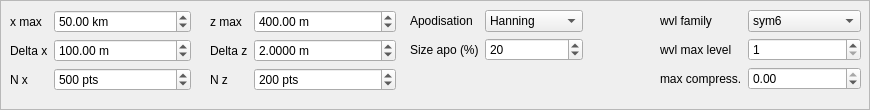
     <widget class="QFrame" name="frame_2">
      <property name="minimumSize">
       <size>
        <width>400</width>
        <height>110</height>
       </size>
      </property>
      <property name="maximumSize">
       <size>
        <width>16777215</width>
        <height>110</height>
       </size>
      </property>
      <property name="frameShape">
       <enum>QFrame::StyledPanel</enum>
      </property>
      <property name="frameShadow">
       <enum>QFrame::Raised</enum>
      </property>
      <widget class="QWidget" name="layoutWidget">
       <property name="geometry">
        <rect>
         <x>410</x>
         <y>10</y>
         <width>173</width>
         <height>91</height>
        </rect>
       </property>
       <layout class="QFormLayout" name="formLayout_4">
        <item row="0" column="0">
         <widget class="QLabel" name="apodisationLabel">
          <property name="text">
           <string>Apodisation</string>
          </property>
         </widget>
        </item>
        <item row="0" column="1">
         <widget class="QComboBox" name="apodisationComboBox">
          <item>
           <property name="text">
            <string>Hanning</string>
           </property>
          </item>
         </widget>
        </item>
        <item row="1" column="0">
         <widget class="QLabel" name="sizeApoLabel">
          <property name="text">
           <string>Size apo (%)</string>
          </property>
         </widget>
        </item>
        <item row="1" column="1">
         <widget class="QSpinBox" name="sizeApoSpinBox">
          <property name="locale">
           <locale language="English" country="UnitedStates"/>
          </property>
          <property name="keyboardTracking">
           <bool>false</bool>
          </property>
          <property name="maximum">
           <number>50</number>
          </property>
          <property name="value">
           <number>20</number>
          </property>
         </widget>
        </item>
       </layout>
      </widget>
      <widget class="QWidget" name="layoutWidget">
       <property name="geometry">
        <rect>
         <x>660</x>
         <y>10</y>
         <width>201</width>
         <height>91</height>
        </rect>
       </property>
       <layout class="QFormLayout" name="formLayout_6">
        <item row="0" column="0">
         <widget class="QLabel" name="wvlFamilyLabel">
          <property name="enabled">
           <bool>true</bool>
          </property>
          <property name="font">
           <font>
            <italic>false</italic>
            <kerning>true</kerning>
           </font>
          </property>
          <property name="text">
           <string>wvl family</string>
          </property>
         </widget>
        </item>
        <item row="0" column="1">
         <widget class="QComboBox" name="wvlFamilyComboBox">
          <property name="editable">
           <bool>false</bool>
          </property>
          <property name="currentText">
           <string>sym6</string>
          </property>
          <property name="currentIndex">
           <number>0</number>
          </property>
          <item>
           <property name="text">
            <string>sym6</string>
           </property>
          </item>
          <item>
           <property name="text">
            <string>sym8</string>
           </property>
          </item>
         </widget>
        </item>
        <item row="1" column="1">
         <widget class="QSpinBox" name="wvlMaxLevelSpinBox">
          <property name="locale">
           <locale language="English" country="UnitedStates"/>
          </property>
          <property name="keyboardTracking">
           <bool>false</bool>
          </property>
          <property name="minimum">
           <number>1</number>
          </property>
          <property name="maximum">
           <number>50</number>
          </property>
         </widget>
        </item>
        <item row="2" column="1">
         <widget class="QDoubleSpinBox" name="maxCompressionDoubleSpinBox">
          <property name="locale">
           <locale language="English" country="UnitedStates"/>
          </property>
          <property name="keyboardTracking">
           <bool>false</bool>
          </property>
          <property name="minimum">
           <double>-200.000000000000000</double>
          </property>
          <property name="maximum">
           <double>0.000000000000000</double>
          </property>
         </widget>
        </item>
        <item row="1" column="0">
         <widget class="QLabel" name="wvlMaxLevelLabel">
          <property name="text">
           <string>wvl max level</string>
          </property>
         </widget>
        </item>
        <item row="2" column="0">
         <widget class="QLabel" name="maxCompressionLabel">
          <property name="text">
           <string>max compress.</string>
          </property>
         </widget>
        </item>
       </layout>
      </widget>
      <widget class="QWidget" name="layoutWidget">
       <property name="geometry">
        <rect>
         <x>10</x>
         <y>10</y>
         <width>181</width>
         <height>92</height>
        </rect>
       </property>
       <layout class="QFormLayout" name="formLayout">
        <item row="0" column="0">
         <widget class="QLabel" name="xMaxKmLabel">
          <property name="text">
           <string>x max</string>
          </property>
         </widget>
        </item>
        <item row="0" column="1">
         <widget class="QDoubleSpinBox" name="xMaxKmDoubleSpinBox">
          <property name="locale">
           <locale language="English" country="UnitedStates"/>
          </property>
          <property name="keyboardTracking">
           <bool>false</bool>
          </property>
          <property name="suffix">
           <string> km</string>
          </property>
          <property name="maximum">
           <double>50000.000000000000000</double>
          </property>
          <property name="value">
           <double>50.000000000000000</double>
          </property>
         </widget>
        </item>
        <item row="1" column="0">
         <widget class="QLabel" name="deltaXMLabel_2">
          <property name="text">
           <string>Delta x</string>
          </property>
         </widget>
        </item>
        <item row="1" column="1">
         <widget class="QDoubleSpinBox" name="deltaXMDoubleSpinBox">
          <property name="locale">
           <locale language="English" country="UnitedStates"/>
          </property>
          <property name="keyboardTracking">
           <bool>false</bool>
          </property>
          <property name="suffix">
           <string> m</string>
          </property>
          <property name="maximum">
           <double>500000.000000000000000</double>
          </property>
          <property name="value">
           <double>100.000000000000000</double>
          </property>
         </widget>
        </item>
        <item row="2" column="0">
         <widget class="QLabel" name="nXLabel">
          <property name="text">
           <string>N x</string>
          </property>
         </widget>
        </item>
        <item row="2" column="1">
         <widget class="QSpinBox" name="nXSpinBox">
          <property name="locale">
           <locale language="English" country="UnitedStates"/>
          </property>
          <property name="keyboardTracking">
           <bool>false</bool>
          </property>
          <property name="suffix">
           <string> pts</string>
          </property>
          <property name="prefix">
           <string/>
          </property>
          <property name="maximum">
           <number>500000</number>
          </property>
          <property name="value">
           <number>500</number>
          </property>
         </widget>
        </item>
       </layout>
      </widget>
      <widget class="QWidget" name="layoutWidget">
       <property name="geometry">
        <rect>
         <x>210</x>
         <y>10</y>
         <width>186</width>
         <height>92</height>
        </rect>
       </property>
       <layout class="QFormLayout" name="formLayout_3">
        <item row="0" column="0">
         <widget class="QLabel" name="zMaxMLabel">
          <property name="text">
           <string>z max</string>
          </property>
         </widget>
        </item>
        <item row="1" column="0">
         <widget class="QLabel" name="deltaZMLabel">
          <property name="text">
           <string>Delta z</string>
          </property>
         </widget>
        </item>
        <item row="1" column="1">
         <widget class="QDoubleSpinBox" name="deltaZMDoubleSpinBox">
          <property name="locale">
           <locale language="English" country="UnitedStates"/>
          </property>
          <property name="keyboardTracking">
           <bool>false</bool>
          </property>
          <property name="prefix">
           <string/>
          </property>
          <property name="suffix">
           <string> m</string>
          </property>
          <property name="decimals">
           <number>4</number>
          </property>
          <property name="maximum">
           <double>50000.000000000000000</double>
          </property>
          <property name="value">
           <double>2.000000000000000</double>
          </property>
         </widget>
        </item>
        <item row="2" column="0">
         <widget class="QLabel" name="nZLabel">
          <property name="text">
           <string>N z</string>
          </property>
         </widget>
        </item>
        <item row="0" column="1">
         <widget class="QDoubleSpinBox" name="zMaxMDoubleSpinBox">
          <property name="locale">
           <locale language="English" country="UnitedStates"/>
          </property>
          <property name="keyboardTracking">
           <bool>false</bool>
          </property>
          <property name="suffix">
           <string> m</string>
          </property>
          <property name="maximum">
           <double>10000000.000000000000000</double>
          </property>
          <property name="value">
           <double>400.000000000000000</double>
          </property>
         </widget>
        </item>
        <item row="2" column="1">
         <widget class="QSpinBox" name="nZSpinBox">
          <property name="locale">
           <locale language="English" country="UnitedStates"/>
          </property>
          <property name="keyboardTracking">
           <bool>false</bool>
          </property>
          <property name="suffix">
           <string> pts</string>
          </property>
          <property name="maximum">
           <number>1000000</number>
          </property>
          <property name="value">
           <number>200</number>
          </property>
         </widget>
        </item>
       </layout>
      </widget>
     </widget>
